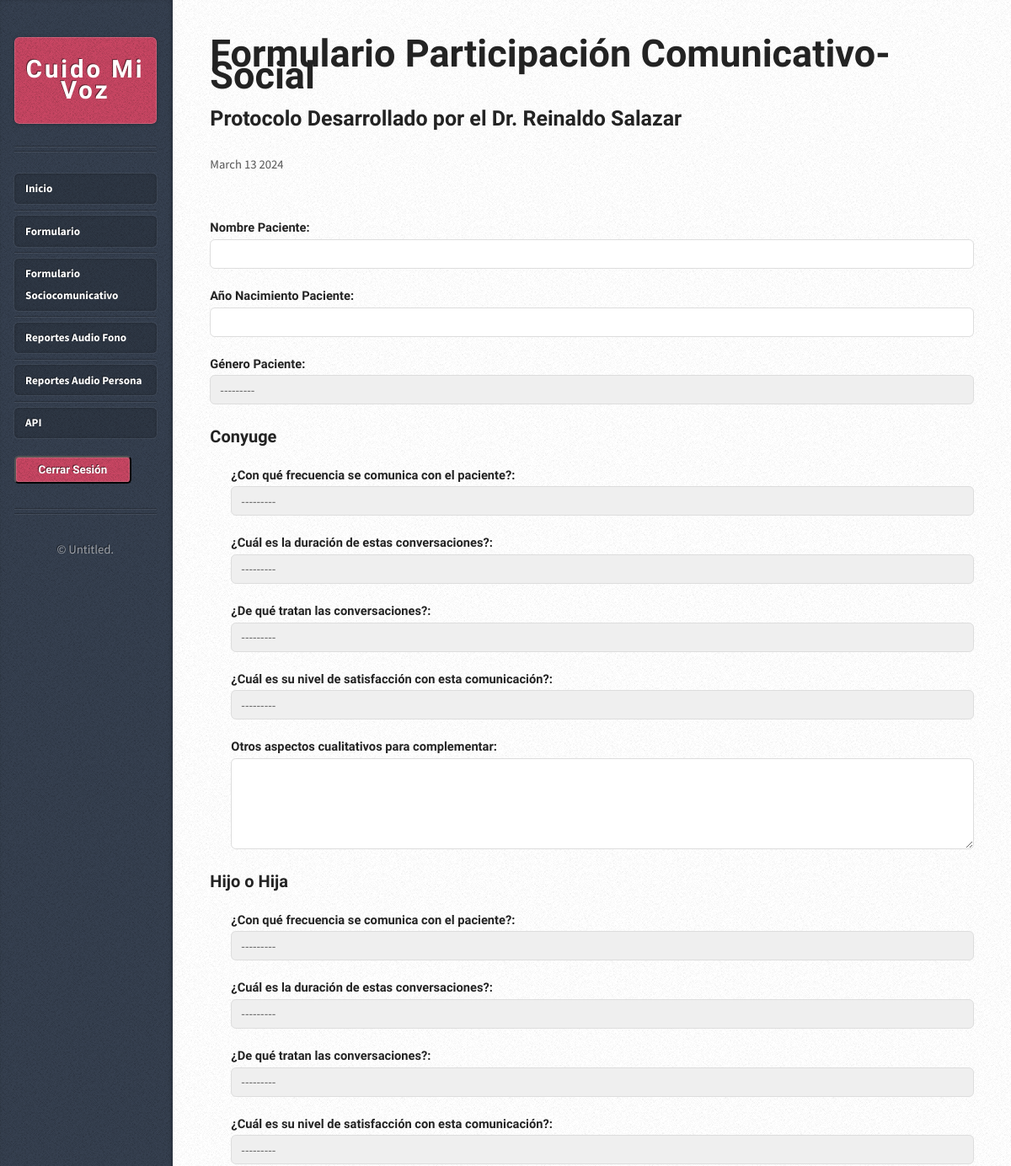
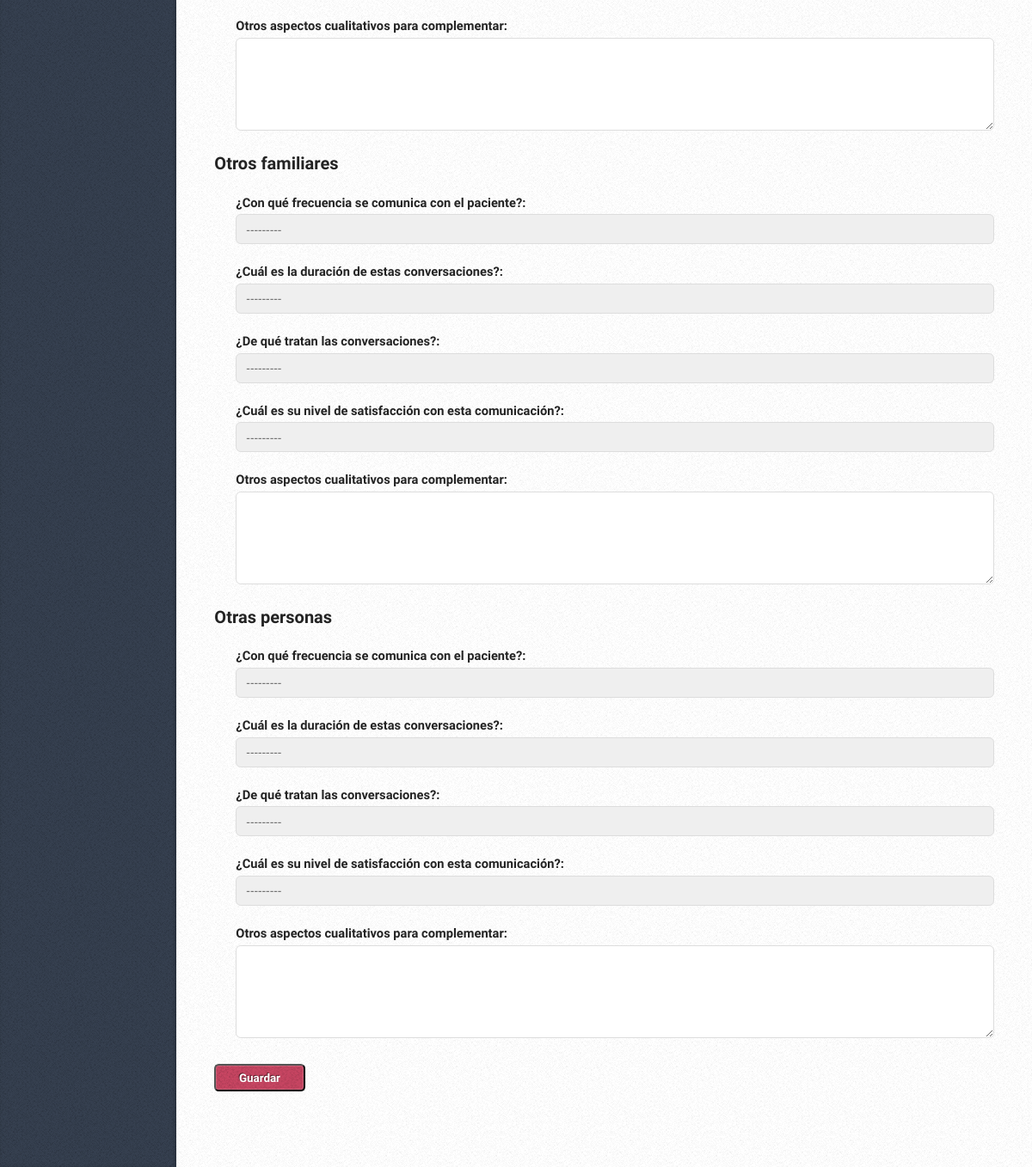
/formulario_comunicativo/ (signed in), run on the app's committed database (2 pictures, top to bottom).
### botApp/models.py (models this page shows, shortened)
class tipo_relacion(models.Model):
    CONYUGE = "Conyuge"
    HIJO_A = "Hijo o Hija"
    OTRO_FAMILIAR = "Otros familiares"
    OTRA_PERSONA = "Otras personas"
    RELACION_CHOICES = [
        (CONYUGE, "Conyuge"),
        (HIJO_A, "Hijo o Hija"),
        (OTRO_FAMILIAR, "Otros familiares"),
        (OTRA_PERSONA,"Otras personas"),]
    id = models.AutoField(primary_key=True, verbose_name="id_relacion")
    tipo_relacion = models.CharField(max_length=30, choices=RELACION_CHOICES)

### botApp/views.py (the view, shortened to what this page needs)
# urls.py: path('formulario_comunicativo/', formulario_comunicativo, name='formulario_comunicativo'),
@login_required
def formulario_comunicativo (request):
    data = {
        "formComu": formulario_comunicacion,
        "formResp": respuestas_formulario,
        "fecha_actual" : datetime.now(),
        "relaciones": tipo_relacion.objects.all()
    }
    return render (request,"formularios/formulario_comunicativo.html",data)

### botApp/models.py (called while the page is built)
    def __str__(self):
        return self.nombre_genero

    def __str__(self):
        return self.tipo_frecuencia

    def __str__(self):
        return self.tipo_duracion

    def __str__(self):
        return self.tipo_funcion

    def __str__(self):
        return self.tipo_satisfaccion

### botApp/templates/formularios/formulario_comunicativo.html (shortened to what this page needs)
{% extends "base.html" %}
{% block subtitle %}<h3 class="subtitulo">Formulario Participación Comunicativo-Social</h3><br><h4 class="bajada">Protocolo Desarrollado por el Dr. Reinaldo Salazar </h4>{% endblock %}
{% block fecha %}
<div class="info">
    <span class="date">
      <span class="month">{{ fecha_actual|date:"F" }} </span>
      <span class="day">{{ fecha_actual|date:"d" }}</span>
      <span class="year">{{ fecha_actual|date:"Y" }}</span>
    </span>
  </div>
{% endblock %}
{% block content %}
<form action="" method="POST">
  <div class="form-group">
    <label for="nombre">Nombre Paciente: </label>
    {{ formComu.nombre }}
  </div>
  <div class="form-group">
    <label for="ano_nac">Año Nacimiento Paciente: </label>
    {{ formComu.ano_nac }}
  </div>
  <div class="form-group">
    <label for="genero_usuario">Género Paciente: </label>
    {{ formComu.genero_usuario }}
  </div>
  <div class="respuestas">
    {% for relacion in relaciones %}
    <br>
    <h3 id="relacion">{{ relacion.tipo_relacion }}</h3>
    <div class="form-group" id="respuesta">
        <label for="frecuencia_conv">¿Con qué frecuencia se comunica con el paciente?: </label>
        {{ formResp.frecuencia_conv }}
    </div>
    <div class="form-group" id="respuesta">
        <label for="duracion_conv">¿Cuál es la duración de estas conversaciones?: </label>
        {{ formResp.duracion_conv }}
    </div>
    <div class="form-group" id="respuesta">
        <label for="funcion_conv">¿De qué tratan las conversaciones?: </label>
        {{ formResp.funcion_conv }}
    </div>
    <div class="form-group" id="respuesta">
        <label for="satisfaccion_conv">¿Cuál es su nivel de satisfacción con esta comunicación?: </label>
        {{ formResp.satisfaccion_conv }}
    </div>
    <div class="form-group" id="respuesta">
        <label for="complementos">Otros aspectos cualitativos para complementar: </label>
        {{ formResp.complementos }}
    </div>
    {% endfor %}
  </div>
  <button type="submit" class="button">Guardar</button>
</form>
{% endblock %}

### botApp/static/assets/css/main.css (style rules this page uses)
html, body, div, span, applet, object, iframe, h1, h2, h3, h4, h5, h6, p, blockquote, pre, a, abbr, acronym, address, big, cite, code, del, dfn, em, img, ins, kbd, q, s, samp, small, strike, strong, sub, sup, tt, var, b, u, i, center, dl, dt, dd, ol, ul, li, fieldset, form, label, legend, table, caption, tbody, tfoot, thead, tr, th, td, article, aside, canvas, details, embed, figure, figcaption, footer, header, hgroup, menu, nav, output, ruby, section, summary, time, mark, audio, video { margin: 0; padding: 0; border: 0; font-size: 100%; font: inherit; vertical-align: baseline; }
body { line-height: 1; }
body { -webkit-text-size-adjust: none; }
html { box-sizing: border-box; }
*, *:before, *:after { box-sizing: inherit; }
body { background-color: #e8e8e8; background-image: url("images/bg02.png"); display: -moz-flex; display: -webkit-flex; display: -ms-flex; display: flex; }
body, input, textarea, select { font-family: 'Source Sans Pro', sans-serif; font-weight: 400; color: #565656; }
h2, h3, h4, h5, h6 { font-family: 'Open Sans Condensed', sans-serif; font-weight: 700; color: #232323; }
form label { font-family: 'Open Sans Condensed', sans-serif; font-weight: 700; color: #232323; margin: 0 0 0.75em 0; }
form input[type="text"], form input[type="email"], form input[type="password"], form select, form textarea { display: block; border-radius: 0.4em; -webkit-appearance: none; border: solid 1px #ddd; padding: 0.5em 0.75em; width: 100%; line-height: 1.25em; }
input[type="button"], input[type="submit"], input[type="reset"], button, .button { cursor: pointer; background-color: #c94663; background-image: url("images/bg01.png"); border-radius: 0.4em; text-align: center; box-shadow: inset 0px 0px 0px 1px rgba(255, 255, 255, 0.15); color: #fff; font-family: 'Open Sans Condensed', sans-serif; font-weight: 700; text-decoration: none; -moz-transition: background-color .25s ease-in-out, color .25s ease-in-out; -webkit-transition: background-color .25s ease-in-out, color .25s ease-in-out; -ms-transition: background-color .25s ease-in-out, color .25s ease-in-out; transition: background-color .25s ease-in-out, color .25s ease-in-out; text-shadow: -1px -1px 0px rgba(0, 0, 0, 0.5); }
@media screen and (min-width: 737px) { body { height: 100%; line-height: 1.75em; } }
@media screen and (min-width: 737px) { input, textarea, select { line-height: 1.75em; } }
@media screen and (min-width: 737px) { h3, h4, h5, h6 { font-size: 1em; } }
@media screen and (min-width: 737px) { input[type="button"], input[type="submit"], input[type="reset"], .button, button { display: inline-block; padding: 0.5em 2em 0.5em 2em; } }
@media screen and (min-width: 737px) and (max-width: 1200px) { body { min-width: 1000px; font-size: 11pt; } }
@media screen and (min-width: 737px) and (max-width: 1200px) { input, textarea, select { font-size: 11pt; } }
@media screen and (min-width: 737px) and (max-width: 1200px) { .box.post .info { width: 100%; padding: 1em 0 0 0; position: relative; top: -2em; } }
@media screen and (min-width: 737px) and (max-width: 1200px) { .box.post .info .date { display: inline; } }

### botApp/templates/formularios/formulario_comunicativo.html (style rules this page uses)
.form-group { margin-top: 20px; }
.button { margin-top: 30px; }
.subtitulo { font-size: 45px; }
.bajada { font-size: 25px; }
#respuesta { margin-left: 25px; }
#relacion { font-size: 20px; }

### data on the page
tipo_relacion: tipo_relacion "Conyuge"
tipo_relacion: tipo_relacion "Hijo o Hija"
tipo_relacion: tipo_relacion "Otros familiares"
tipo_relacion: tipo_relacion "Otras personas"
